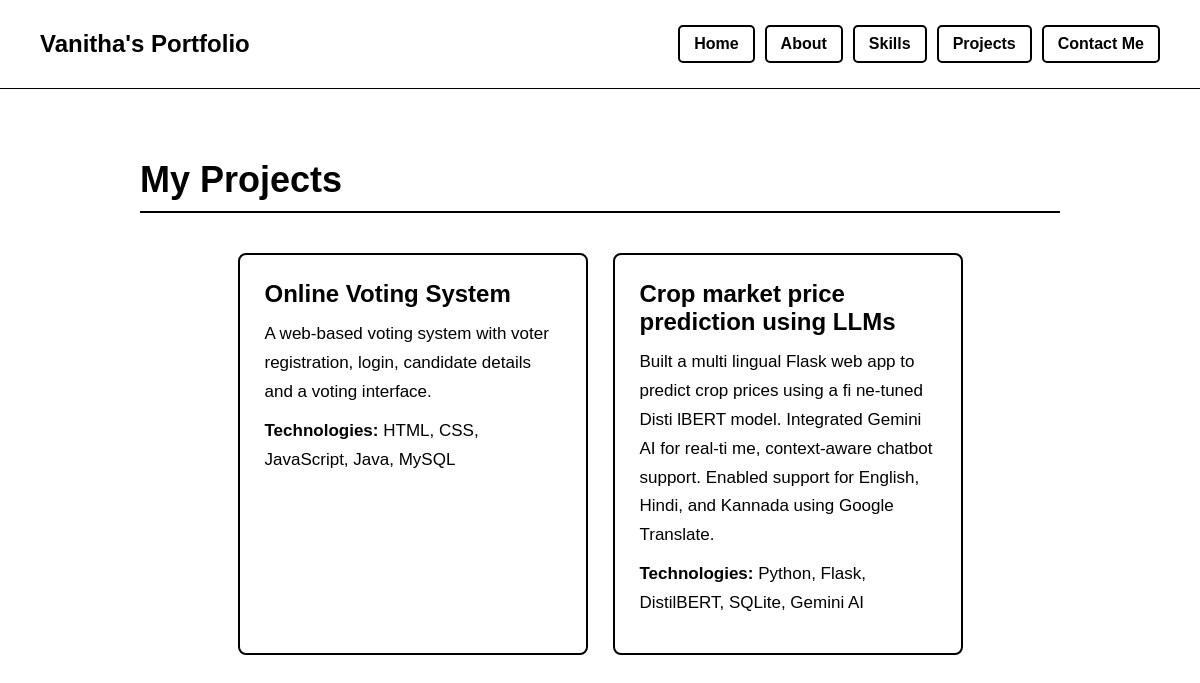
/projects/, run on the app's committed database.
### main/models.py (models this page shows, shortened)
class Project(models.Model):
    title = models.CharField(max_length=200)
    description = models.TextField()
    technologies = models.CharField(max_length=300)
    github_link = models.URLField(blank=True)

### main/views.py (the view)
# urls.py: path("projects/", views.projects, name="projects"),
def projects(request):
    projects = Project.objects.all()
    return render(request, "main/projects.html", {
        "projects": projects
    })

### main/templates/main/projects.html (shortened to what this page needs)
{% load static %}
<!DOCTYPE html>
<html>
<head>
    <link rel="stylesheet" href="{% static 'main/style.css' %}">
</head>
<body>
<header class="header">
    <h2>Vanitha's Portfolio</h2>
    <nav class="navbar">
        <a href="{% url 'home' %}">Home</a>
        <a href="{% url 'about' %}">About</a>
        <a href="{% url 'skills' %}">Skills</a>
        <a href="{% url 'projects' %}">Projects</a>
        <a href="{% url 'contact' %}">Contact Me</a>
    </nav>
</header>
<section class="page-section">
    <h1>My Projects</h1>
    <div class="projects-container">
        {% for project in projects %}
        <div class="project-box">
            <h2>{{ project.title }}</h2>
            <p>
                {{ project.description }}
            </p>
            {% if project.technologies %}
            <p>
                <strong>Technologies:</strong>
                {{ project.technologies }}
            </p>
            {% endif %}
        </div>
        {% empty %}
        <p>No projects added yet.</p>
        {% endfor %}
    </div>
</section>
</body>
</html>

### main/static/main/style.css (style rules this page uses)
* { margin: 0; padding: 0; box-sizing: border-box; }
body { font-family: Arial, sans-serif; background-color: white; color: black; }
.header { display: flex; justify-content: space-between; align-items: center; padding: 25px 40px; border-bottom: 1px solid black; }
.header h2 { font-size: 24px; }
.navbar { display: flex; gap: 10px; }
.navbar a { border: 2px solid black; padding: 8px 14px; text-decoration: none; color: black; border-radius: 5px; font-weight: bold; }
.page-section { max-width: 1000px; margin: 0 auto; padding: 70px 40px; text-align: left; }
.page-section h1 { font-size: 36px; margin-bottom: 35px; border-bottom: 2px solid black; padding-bottom: 10px; }
.page-section h2 { margin-top: 30px; margin-bottom: 12px; }
.page-section p { font-size: 17px; line-height: 1.7; max-width: 850px; margin: 10px 0; }
.projects-container { display: flex; justify-content: center; flex-wrap: wrap; gap: 25px; margin-top: 40px; }
.project-box { width: 350px; border: 2px solid black; padding: 25px; border-radius: 8px; }
.project-box h2 { margin-top: 0; }

### data on the page
Project: title "Online Voting System", description "A web-based voting system with voter registration, login, candidate details and a voting interface.", technologies "HTML, CSS, JavaScript, Java, MySQL"
Project: title "Crop market price prediction using LLMs", description "Built a multi lingual Flask web app to predict crop prices using a fi ne-tuned Disti lBERT model. Integrated Gemini AI for real-ti me, context-aware chatbot support. Enabled support for English, Hindi, and Kannada using Google Translate.", technologies "Python, Flask, DistilBERT, SQLite, Gemini AI"
